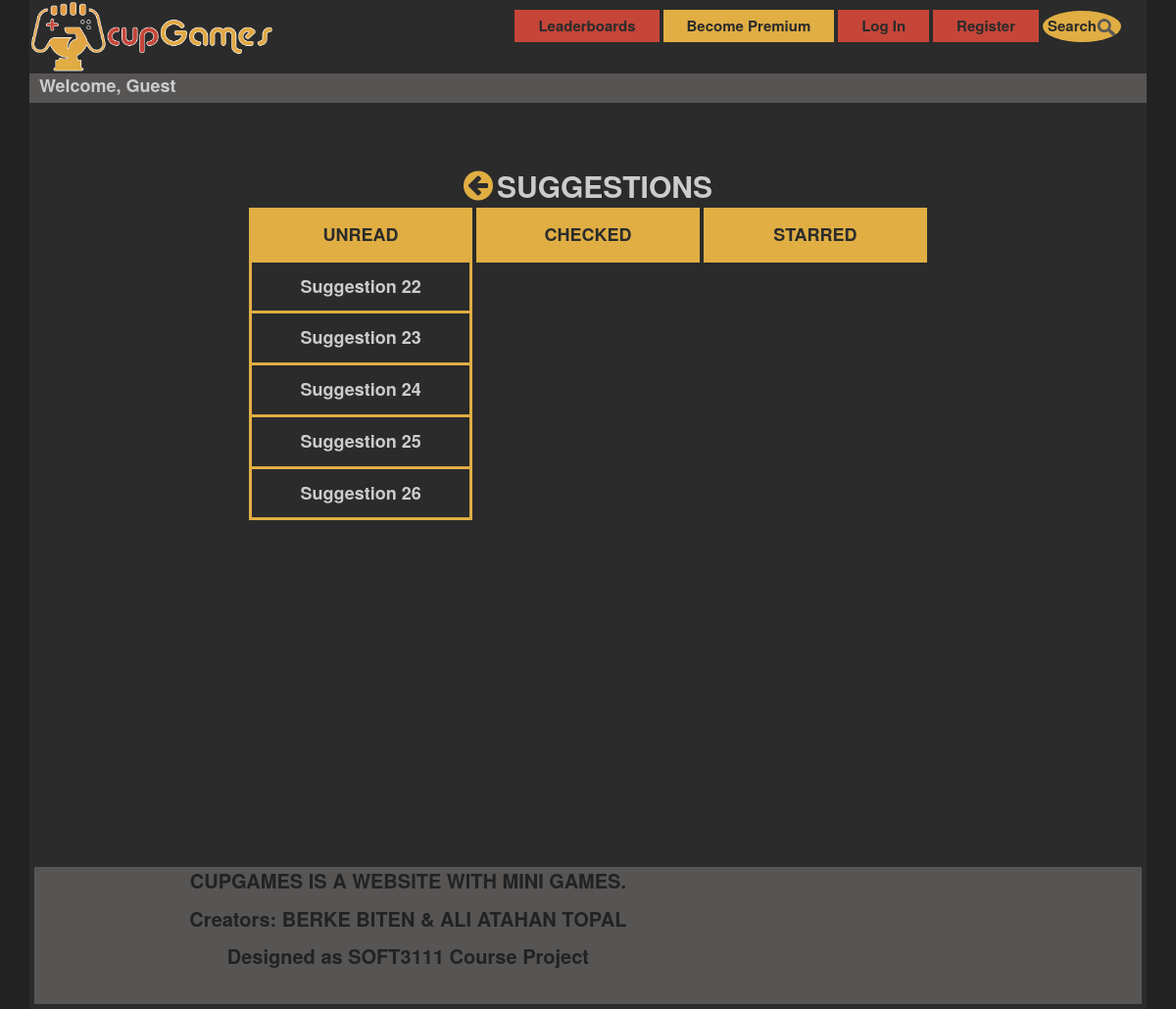
Page /viewSuggestions on the earlier database version.
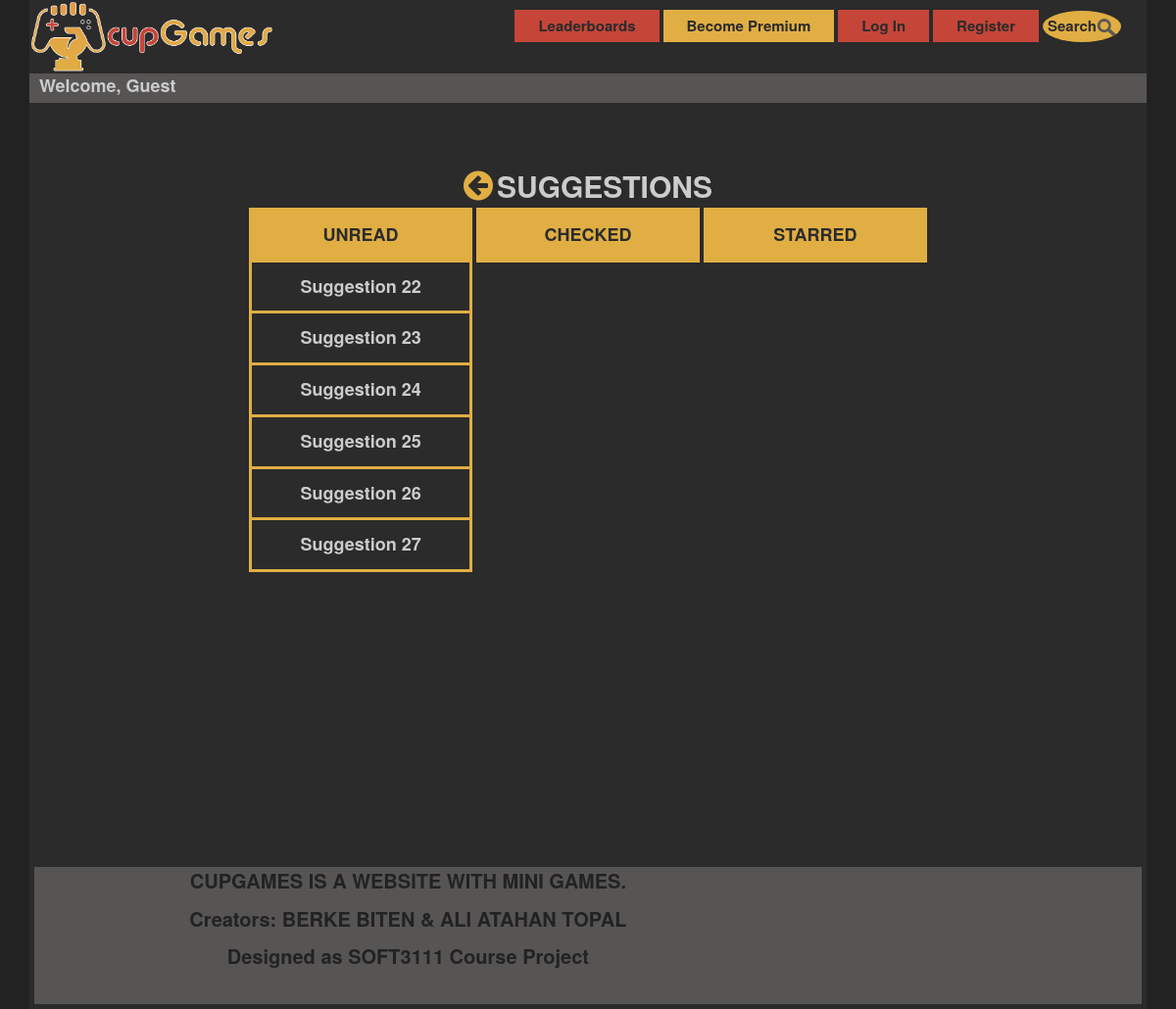
Same page on the later database version.
### cupApp/models.py (models this page shows, shortened)
class Suggestion(models.Model):
    username = models.ForeignKey(Account, related_name='suggestion_owner', on_delete=models.DO_NOTHING, null=True,
                                 blank=True)
    detail = models.TextField()
    submit_time = models.DateTimeField(default=timezone.now())
    last_modified = models.DateTimeField(default=timezone.now())
    game_link = models.CharField(null=True, blank=True, max_length=1500)
    is_checked = models.BooleanField(default=False)
    is_starred = models.BooleanField(default=False)
    suggestion_id = models.AutoField(primary_key=True)

### cupApp/views.py (the view)
# urls.py: path('viewSuggestions', views.viewSuggestions, name="viewSuggestions"),
def viewSuggestions(request):
    newSuggestions = Suggestion.objects.filter(is_checked=False, is_starred=False).order_by('submit_time')
    checkedSuggestions = Suggestion.objects.filter(is_checked=True, is_starred=False).order_by('-last_modified')
    starredSuggestions = Suggestion.objects.filter(is_checked=True, is_starred=True).order_by('-last_modified')
    return render(request, 'cupApp/viewSuggestions.html',
                  {'newSuggestions': newSuggestions, 'checkedSuggestions': checkedSuggestions,
                   'starredSuggestions': starredSuggestions})

### cupApp/templates/cupApp/viewSuggestions.html (shortened to what this page needs)
{% extends 'cupApp/base.html' %}
{% load static %}
{% block content %}
    <div class="suggestTables">
        <a href="{% url 'adminpanel' %}" style="font-size:35px; color:#E0AE43;"><i class="fa fa-arrow-circle-left"
                                                                                   aria-hidden="true"></i></a>
        <p1>SUGGESTIONS</p1>
        <br>
        <div class="scrolling-wrapper3">
            <table id="suggestTable">
                <tr class="header">
                    <th>UNREAD</th>
                </tr>
                {% for suggestion in newSuggestions %}
                    <tr>
                        <td>
                            <a href="{% url 'suggestion' pk=suggestion.suggestion_id %}">Suggestion {{ suggestion.suggestion_id }}</a>
                        </td>
                    </tr>
                {% endfor %}
            </table>
        </div>
        <div class="scrolling-wrapper3">
            <table id="suggestTable">
                <tr class="header">
                    <th>CHECKED</th>
                </tr>
            </table>
        </div>
        <div class="scrolling-wrapper3">
            <table id="suggestTable">
                <tr class="header">
                    <th>STARRED</th>
                </tr>
            </table>
        </div>
    </div>
{% endblock %}

### cupApp/templates/cupApp/base.html (shortened to what this page needs)
{% load static %}
<!DOCTYPE html>
<html lang="en">
<head>
    <link rel="stylesheet" href="//maxcdn.bootstrapcdn.com/bootstrap/3.2.0/css/bootstrap.min.css">
    <link rel="stylesheet" href="//maxcdn.bootstrapcdn.com/bootstrap/3.2.0/css/bootstrap-theme.min.css">
    <link rel="stylesheet" href="https://cdnjs.cloudflare.com/ajax/libs/font-awesome/4.7.0/css/font-awesome.min.css">
    <link href="{% static 'css/style.css' %}" rel="stylesheet" type="text/css">
</head>
<body>
<div class="container">
    <div class="ingredients">
        <div class="header" id="myHeader">
            <div class="logo">
                <a href="{% url 'index' %}">
                    <img src="{% static 'img/CGLogo.png' %}" style="width:250px;height:75px;">
                </a>
            </div>
            <div class="header-right">
                <a href="{% url 'leaderboards' %}">
                    <button class="leader">Leaderboards</button>
                </a>
                {% if request.session.username %}
                    <a href="{% url 'becomepremium' pk=request.session.username %}">
                        <button id="becomeP">Become Premium</button>
                    </a>
                {% else %}
                    <a href="{% url 'login' %}">
                        <button id="becomeP">Become Premium</button>
                    </a>
                {% endif %}
                {% if request.session.username %}
                    <a href="{% url 'profile' pk=request.session.username %}">
                        <button>{{ request.session.username }}</button>
                    </a>
                    <a href="{% url 'logoutpage' %}">
                        <button>Sign Out</button>
                    </a>
                    <a href="{% url 'searchpage' %}">
                        <button id="searchiconbutton" type="button">Search<img src="{% static 'img/searchicon.png' %}"
                                                                               style="width:20px;height:20px;">
                        </button>
                    </a>
                {% else %}
                    <a href="{% url 'login' %}">
                        <button>Log In</button>
                    </a>
                    <a href="{% url 'register' %}">
                        <button>Register</button>
                    </a>
                    <a href="{% url 'searchpage' %}">
                        <button id="searchiconbutton" type="button">Search<img src="{% static 'img/searchicon.png' %}"
                                                                               style="width:20px;height:20px;">
                        </button>
                    </a>
                {% endif %}
            </div>
        </div>
        {% if request.session.username %}
            <div class="header2">
                <p1>Welcome, {{ request.session.username }}</p1>
                <div style="float:right;">
                    <p2>You can play {{ request.session.playLimit }} more games till next day</p2>
                    <a href="{% url 'updatePlayTime' %}"><i title="Refreshes your playLimit if it is a new day" class="fa fa-refresh" aria-hidden="true"></i></a>
                </div>
            </div>
        {% else %}
            <div class="header2">
                <p1>Welcome, Guest</p1>
            </div>
        {% endif %}
        {% block content %}
        {% endblock %}
    </div>
    <div class="bottom">
        <div class="paragraph">
            <p>CUPGAMES IS A WEBSITE WITH MINI GAMES.</p>
            <p>Creators: BERKE BITEN & ALI ATAHAN TOPAL</p>
            <p>Designed as SOFT3111 Course Project</p>
        </div>
    </div>
</div>
</body>
</html>

### cupApp/static/css/style.css (style rules this page uses)
html { height: 100%; }
body { height: 100%; overflow-x: hidden; overflow-y: scroll; background-color: #222222; color: #cccccc; }
.logo { float: left; }
.ingredients { background-color: #2B2B2B; }
.container { height: 100%; }
.header { background-color: #2B2B2B; overflow: hidden; }
.header-right { margin-top: auto; margin-bottom: auto; float: right; margin-right: 16px; padding: 10px; }
.header-right button { font-weight: bold; background: #C64539; cursor: pointer; color: #2B2B2B; font-size: 15px; padding: 6px 24px; text-decoration: none; border: none; }
#searchiconbutton { background-color: #E0AE43; border-radius: 50%; padding: 5px 5px 5px 5px; }
#becomeP { background-color: #E0AE43; }
.header2 { background-color: #575454; overflow: hidden; height: 30px; }
.header2 p1, p2 { margin-left: 10px; float: left; margin-top: auto; margin-bottom: auto; font-weight: bold; font-size: 18px; }
.suggestionTable th, td { text-align: center; padding: 16px; }
.leaderboard th, td { text-align: center; padding: 16px; }
.bottom { border: 5px solid #2B2B2B; background-color: #575454; margin-bottom: 10px; height: 150px; }
.paragraph { float: left; width: 75%; height: 100%; }
.paragraph p { width: 90%; font-weight: bold; font-size: 20px; color: #222222; word-wrap: break-word; text-align: center; }
.suggestTables { height:80%; width: 100%; margin-top: 5%; text-align:center; }
.suggestTables p1 { margin:auto; width:50%; font-size: 30px; font-weight: bold; }
.scrolling-wrapper3 { display:inline-block; width:20%; height: 70%; overflow-x: hidden; overflow-y: auto; white-space: nowrap; }
#suggestTable { border-collapse: collapse; width: 100%; border: 3px solid #E0AE43; font-size: 18px; font-weight: bold; }
#suggestTable th { color: #2B2B2B; }
#suggestTable th, #suggestTable td { text-align: center; padding: 12px; }
#suggestTable tr { border-bottom: 3px solid #E0AE43; }
#suggestTable a { color: #cccccc; }
#suggestTable tr.header, #suggestTable tr:hover, #suggestTable tr:hover a { background-color: #E0AE43; color: #2B2B2B; }

### cupApp/templates/cupApp/viewSuggestions.html (style rules this page uses)
.ingredients { height: 110vh; }

Differences in the rows shown:
added Suggestion: suggestion_id "27"
